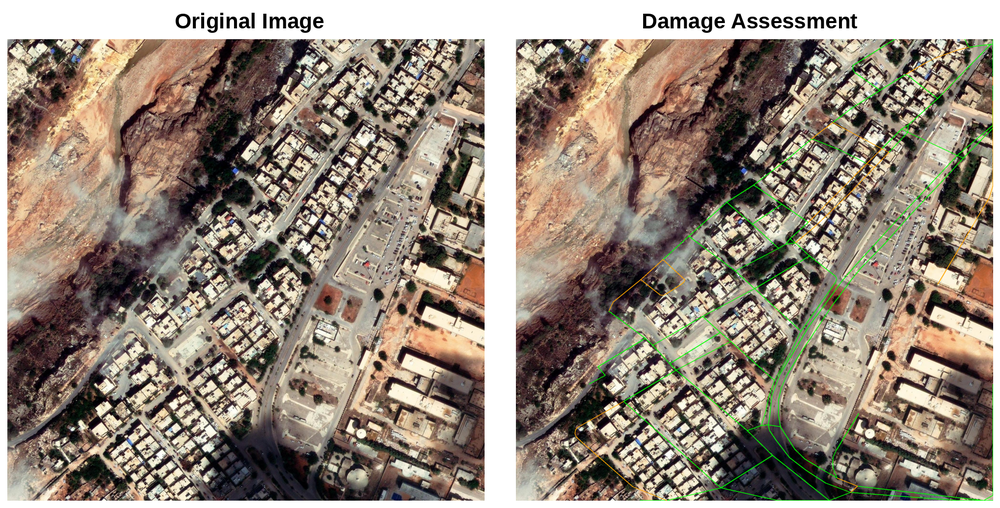
#> input picture outputs/derna_bridge/derna_bridge_damage_map.png, 1000 x 508 px, shrunk from 2043 x 1037 before the run; its folder holds only this picture in this run
$ python fix_titles.py
#> lines starting #> are read from the running program, lines starting #| are printed output that depends on the picture
from PIL import Image, ImageDraw, ImageFont
import os
import glob

OUTPUTS_DIR = os.path.expanduser("~/road_damage_project/outputs")
FONT_SIZE   = 36
TITLE_HEIGHT = 60
BG_COLOR    = (255, 255, 255)
TEXT_COLOR  = (0, 0, 0)
OVERWRITE   = True
LEFT_TITLE  = "Original Image"
RIGHT_TITLE = "Damage Assessment"

def load_font(size):
#> called with size = 36
    candidates = [
        "/usr/share/fonts/truetype/dejavu/DejaVuSans-Bold.ttf",
        "/usr/share/fonts/truetype/liberation/LiberationSans-Bold.ttf",
        "/usr/share/fonts/truetype/freefont/FreeSansBold.ttf",
    ]
    for path in candidates:
        if os.path.exists(path):
            return ImageFont.truetype(path, size)
    return ImageFont.load_default()

pattern = os.path.join(OUTPUTS_DIR, "**", "*_damage_map.png")
files   = glob.glob(pattern, recursive=True)

if not files:
    print(f"Hiç *_damage_map.png bulunamadı: {pattern}")
    exit(1)

font = load_font(FONT_SIZE)

for fpath in files:
    img = Image.open(fpath).convert("RGB")
#> img is the input picture: PIL image 1000x508 RGB; mean R, G, B 148.4, 135.7, 122.5
    W, H = img.size
#> W = 1000; H = 508
    panel_w = W // 2
#> panel_w = 500
    draw = ImageDraw.Draw(img)

    draw.rectangle([0, 0, panel_w - 1, TITLE_HEIGHT], fill=BG_COLOR)
    cx_left = panel_w // 2
#> cx_left = 250
    cy      = TITLE_HEIGHT // 2
    draw.text((cx_left, cy), LEFT_TITLE, font=font, fill=TEXT_COLOR, anchor="mm")

    draw.rectangle([panel_w, 0, W - 1, TITLE_HEIGHT], fill=BG_COLOR)
    cx_right = panel_w + panel_w // 2
#> cx_right = 750
    draw.text((cx_right, cy), RIGHT_TITLE, font=font, fill=TEXT_COLOR, anchor="mm")

    out_path = fpath if OVERWRITE else fpath.replace(".png", "_fixed.png")
    img.save(out_path, "PNG")
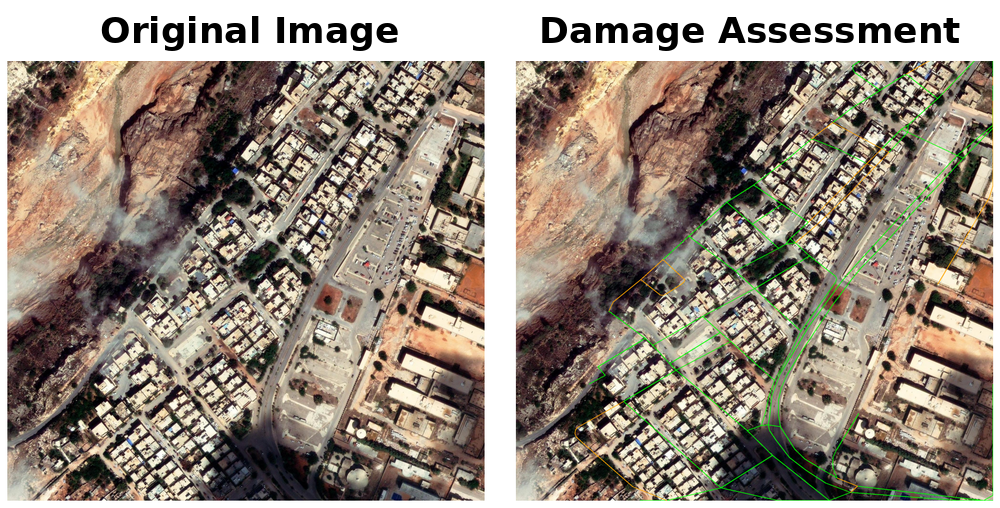
#> saved as derna_bridge_damage_map.png: PIL image 1000x508 RGB; mean R, G, B 150.1, 138.1, 125.6
    print(f"✓  {os.path.relpath(out_path, OUTPUTS_DIR)}")
#> pass 2 of the loop `for fpath in files:`:
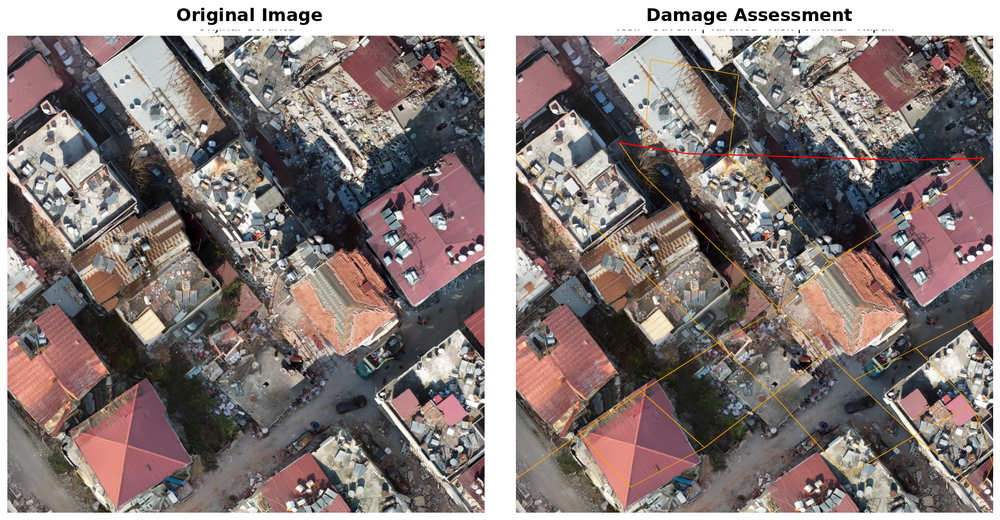
#> input picture outputs/hatay_defne/hatay_defne_crop2_damage_map.png, 1000 x 520 px, shrunk from 2043 x 1063 before the run
#> img is the input picture: PIL image 1000x520 RGB; mean R, G, B 135.4, 123.7, 121.7
#> `img.save(out_path, "PNG")`:
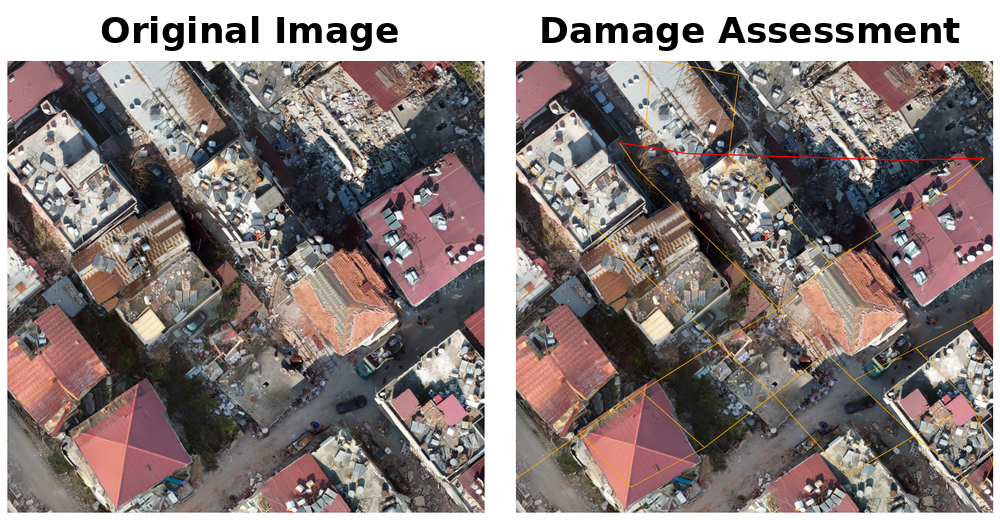
#> saved as hatay_defne_crop2_damage_map.png: PIL image 1000x520 RGB; mean R, G, B 137.9, 126.7, 124.7
#> pass 3 of the loop `for fpath in files:`:
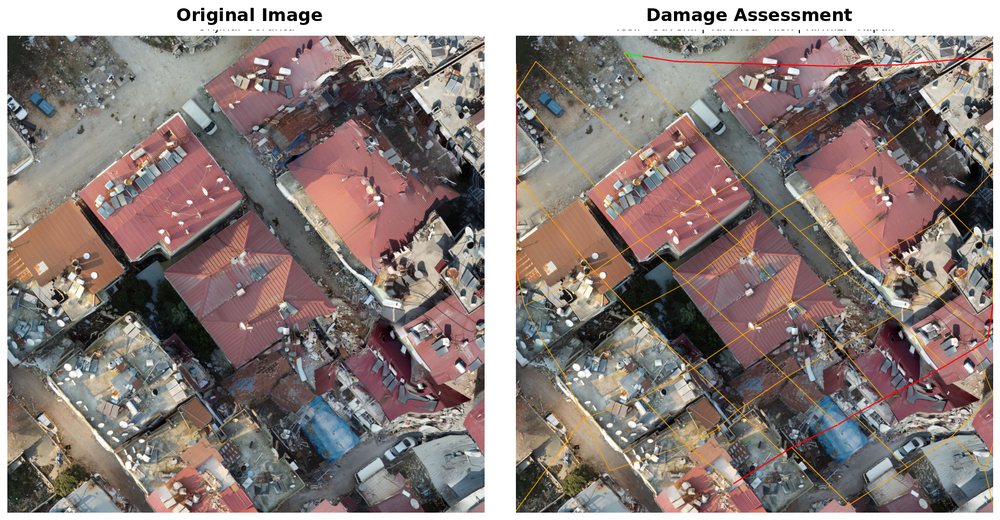
#> input picture outputs/kahramanmaras_oam/oam_kahramanmaras_damage_map.png, 1000 x 520 px, shrunk from 2043 x 1063 before the run
#> img is the input picture: PIL image 1000x520 RGB; mean R, G, B 140.1, 127.4, 123.8
#> `img.save(out_path, "PNG")`:
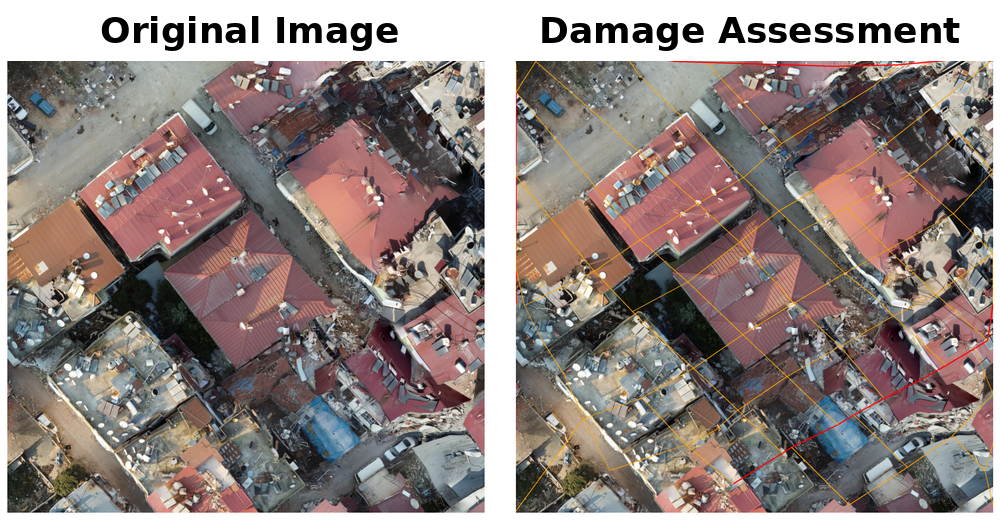
#> saved as oam_kahramanmaras_damage_map.png: PIL image 1000x520 RGB; mean R, G, B 142.7, 130.3, 126.9
#> the loop made 4 passes; the first 3 are shown

print(f"\nToplam {len(files)} dosya güncellendi.")
